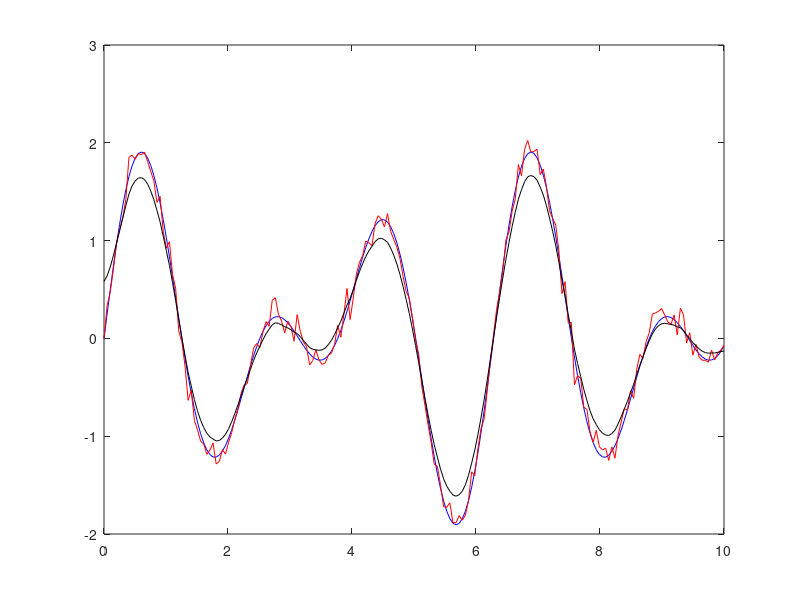

The MATLAB script that drew this image:
% 12. feladat

clear;
clf;
close all;


n=200;
t=linspace(0,10,n);
t=t';
y0=sin(2*t)+sin(3*t);
yz=y0+0.1*randn(size(y0));

plot(t,y0,'b', t, yz, 'r' )

lam=10;
D=diag(-ones(1,n-1),1)+eye(n);
D=D(1:end-1,:);
A=[eye(n); sqrt(lam)*D];
b=[yz; zeros(n-1,1)];
x=(A'*A)\(A'*b);

hold on
plot(t,x,'k')
